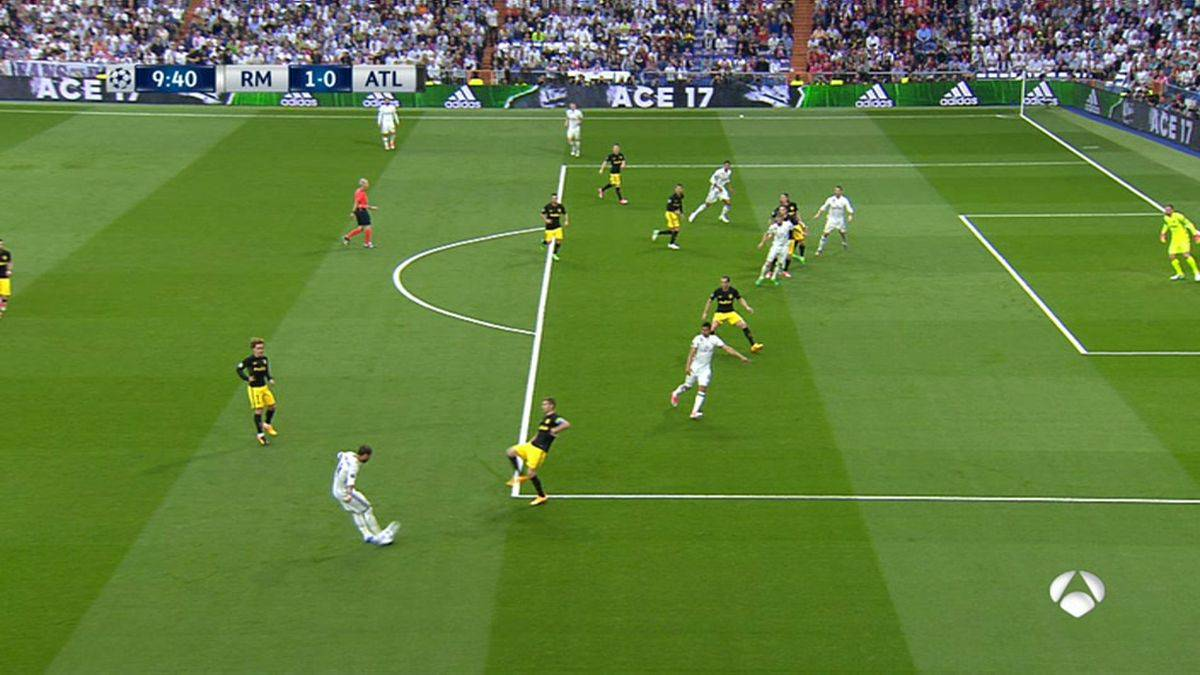
#> input picture img/football1.jpg, 1200 x 675 px
$ python offside_automatic.py
#> lines starting #> are read from the running program, lines starting #| are printed output that depends on the picture; after the words box and inside, x2 and y2 are one past the last pixel; in counts of white or black regions, pixels touching at a corner belong together
#> further down, img is the input picture: shape (675, 1200, 3); mean B, G, R 61.7, 126.6, 97.6
### src/utils.py
import cv2
import numpy as np
import math


class Line:
    def __init__(self, pt1, pt2):
        self.pt1 = pt1
        self.pt2 = pt2
        self.dx = pt2[0] - pt1[0]
        self.dy = pt2[1] - pt1[1]
        if self.dx == 0:
            self.m = math.inf
        else:
            self.m = self.dy / self.dx
        self.b = pt1[1] - self.m * pt1[0]

    def intersection(self, other):
        if math.isinf(self.m) or math.isinf(other.m) or (self.m - other.m) == 0:
            return None
        x = (other.b - self.b) / (self.m - other.m)
        y = self.m * x + self.b
        return (int(x), int(y))


# [47 lines left out: functions mouse_handler, get_points, blend_overlay_with_field, not called in this run]

def GetFieldLayer(src_img):
    hsv = cv2.cvtColor(src_img, code=cv2.COLOR_BGR2HSV)
#> hsv: shape (675, 1200, 3); mean H, S, V 53.3, 145.2, 130.1
    # green range
    lower_green = np.array([35, 10, 60])
    upper_green = np.array([65, 255, 255])
    # layer masks
    field_mask = cv2.inRange(hsv, lower_green, upper_green)
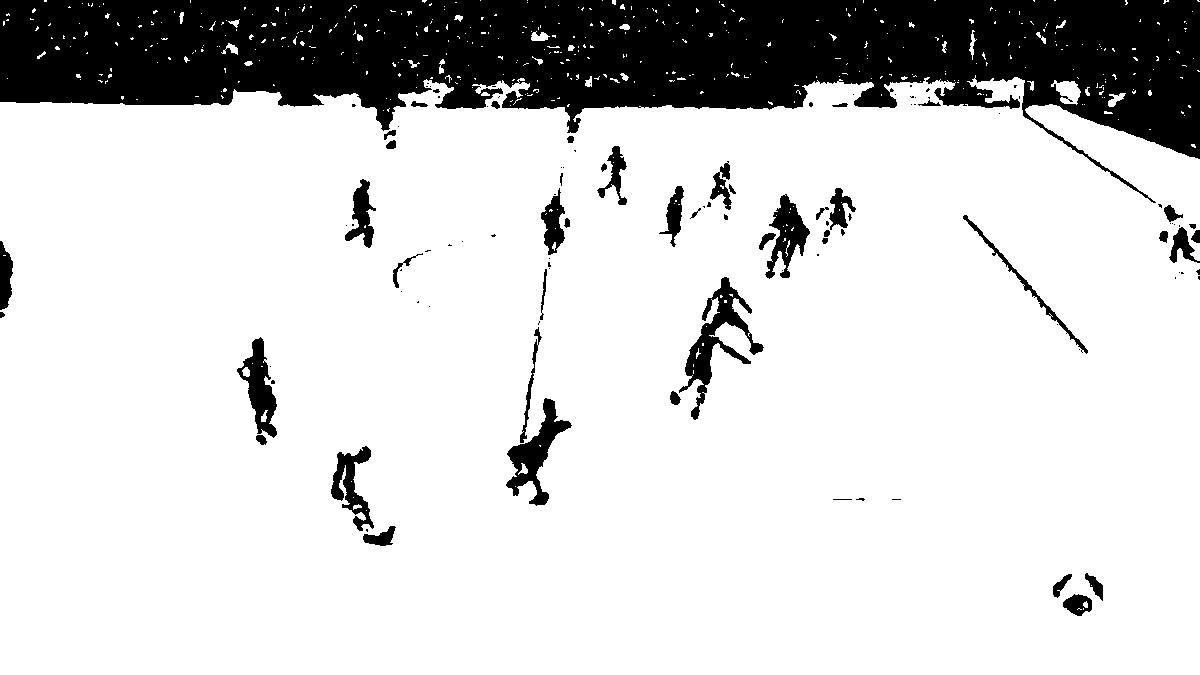
#> field_mask: shape (675, 1200); 82.4% white; 116 black regions (70 under 20 px), largest, box (x1, y1, x2, y2) and area: (0, 0, 1200, 203) 122972, (679, 277, 764, 420) 2942, (506, 398, 572, 506) 2290
    player_mask = cv2.bitwise_not(field_mask)
    # player_mask = cv2.morphologyEx(player_mask, cv2.MORPH_CLOSE, cv2.getStructuringElement(cv2.MORPH_RECT, (5, 5)))
    # extract layers from original image
    field_layer = cv2.bitwise_and(src_img, src_img, mask=field_mask)
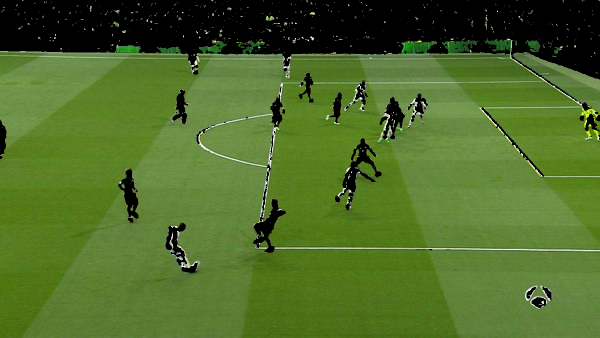
#> field_layer: shape (675, 1200, 3) (shown at 1/2 size); mean B, G, R 40.8, 107, 77.7
    return field_layer


TWO_PI = 2 * math.pi
# Credits to Rory Daulton
# [61 lines left out: functions isConvex, signedArea, not called in this run]

def isClockwise(pts):
    return signedArea(pts) > 0


# 105x68 Field, origin on the left upper corner, clock-wise order
reference_points_right = np.array([
    # Right penalty area
    [88.5, 13.84], [105, 13.84],
    [105, 54.16], [88.5, 54.16],

    # Right upper corner
    [105, 0]
], dtype=float)

middle_goal_line_right = np.array([105, 34], dtype=float)

### src/offside_automatic.py
import cv2
import math
import utils
import numpy as np
from itertools import permutations


# [82 lines left out: functions findBestHomography, applyHomographyLine, not called in this run]


if __name__ == '__main__':
    debug = True

    img = cv2.imread('../img/football1.jpg')
    field = utils.GetFieldLayer(img)
    # cv2.imshow("Field Layer", field)
    field = cv2.GaussianBlur(field, (3, 3), cv2.BORDER_DEFAULT)
    edges = cv2.Canny(field, 100, 300)
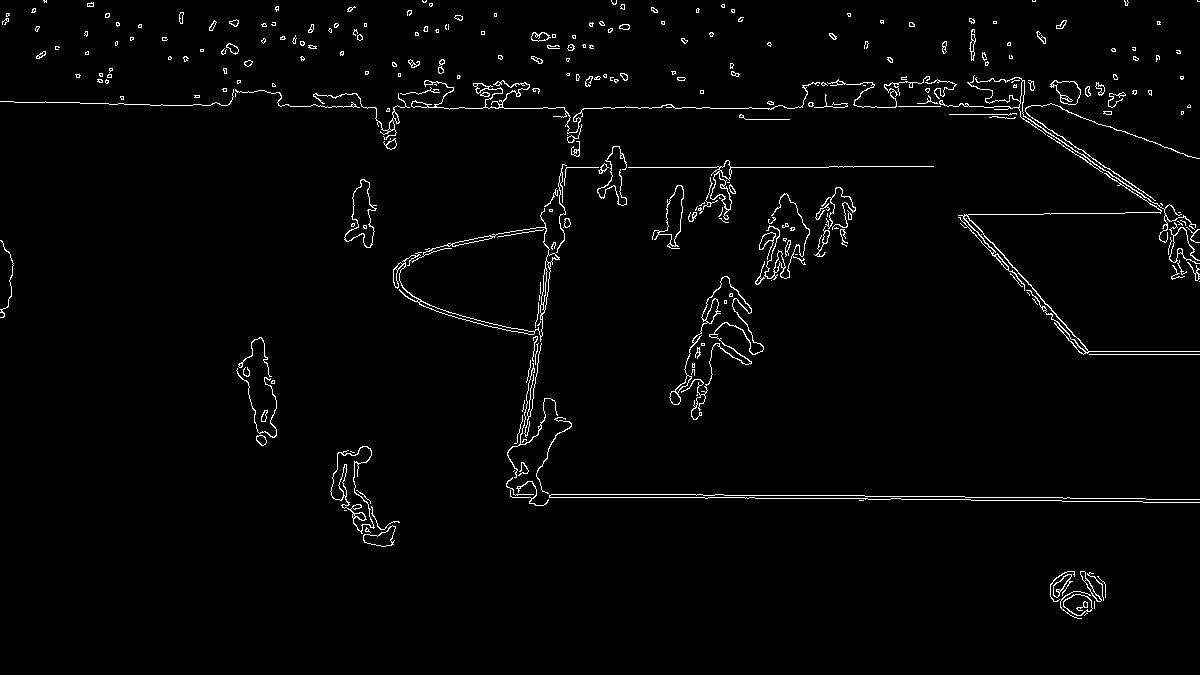
#> edges: shape (675, 1200); 2.1% white in thin lines or dots
    lines = cv2.HoughLines(edges, 1, math.radians(1.7), 150, None, 0, 0)
#> lines = [[496, 1.57], [494, 1.57], [166, 1.57], [105, 1.57], [107, 1.57]]

    lns = []

    if lines is not None:
        for i in range(0, len(lines)):
            rho = lines[i][0][0]
            theta = lines[i][0][1]
            a = math.cos(theta)
            b = math.sin(theta)
            x0 = a * rho
            y0 = b * rho
            pt1 = (int(x0 + 1000 * (-b)), int(y0 + 1000 * (a)))
            pt2 = (int(x0 - 1000 * (-b)), int(y0 - 1000 * (a)))
            lns.append(utils.Line(pt1, pt2))
#> this loop made 5 passes
#> (rho, x0, y0) on passes 1 to 5: (496, -0.866, 496), (494, -0.862, 494), (166, -0.29, 166), (105, -0.183, 105), (107, -0.187, 107)
#> after the loop, lns = 5 items

    # Calculate intersection points
    intersections = []
    for i in range(0, len(lns)):
        for j in range(i + 1, len(lns)):
            point = lns[i].intersection(lns[j])
            if not point is None:
                intersections.append(point)
        if debug:
            cv2.line(img, lns[i].pt1, lns[i].pt2, (0, 0, 255), 1)
#> this loop made 5 passes
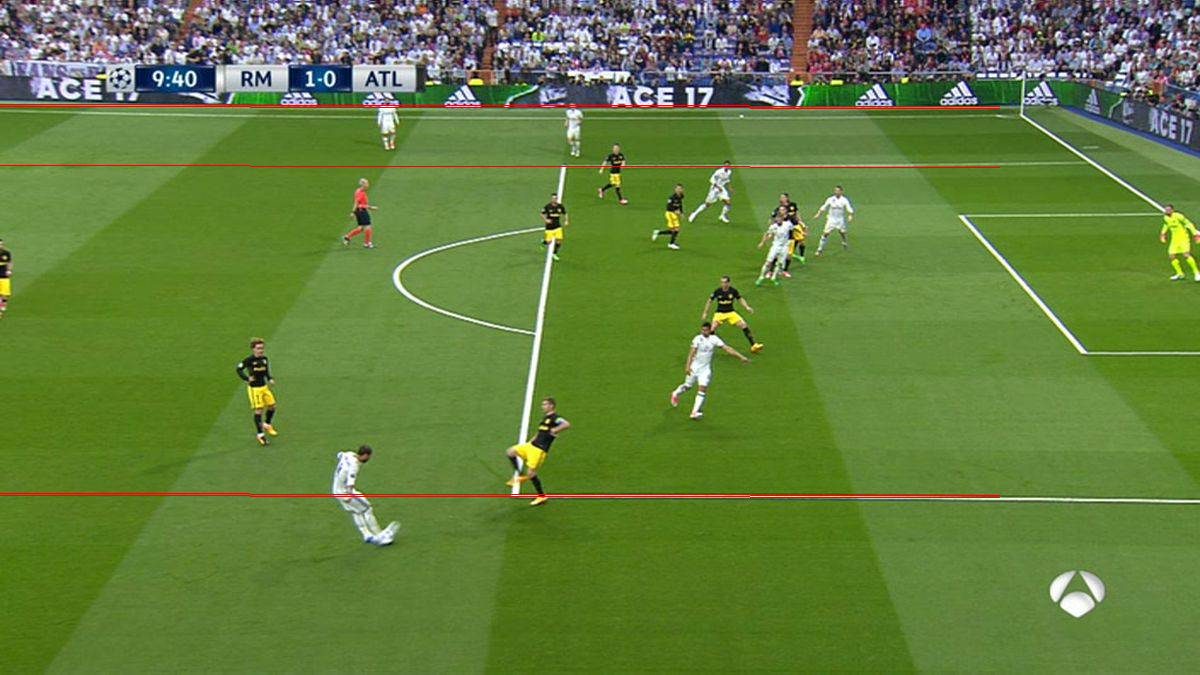
#> img: shape (675, 1200, 3); 0.62% of pixels changed, all inside (x1, y1, x2, y2) = (0, 104, 1000, 498)
#> after the loop, intersections = []


    # Cleanup similar points and points outside of the image
    i = 0
    while i < len(intersections):

        # Check if outside of image
        xi,yi = intersections[i]
        sy,sx,_ = img.shape
        if xi < 0 or yi < 0 or xi > sx or yi > sy:
            del intersections[i]
            continue

        # Check if similar
        j = i+1
        while j < len(intersections):
            distance = np.linalg.norm(list(x-y for x,y in zip(intersections[i],intersections[j])))
            if distance < 20:
                del intersections[j]
                continue
            j += 1
        i += 1
#> this loop made 0 passes
#> after the loop, i = 0

    # Draw points
    if debug:
        for point in intersections:
            cv2.circle(img, point, 10, (0, 255, 0))

    # Homography
    if len(intersections) < 4:
#> (the run stopped early here; a loop or call above may not have finished)

$ run again, with img/football2.jpg copied over img/football1.jpg
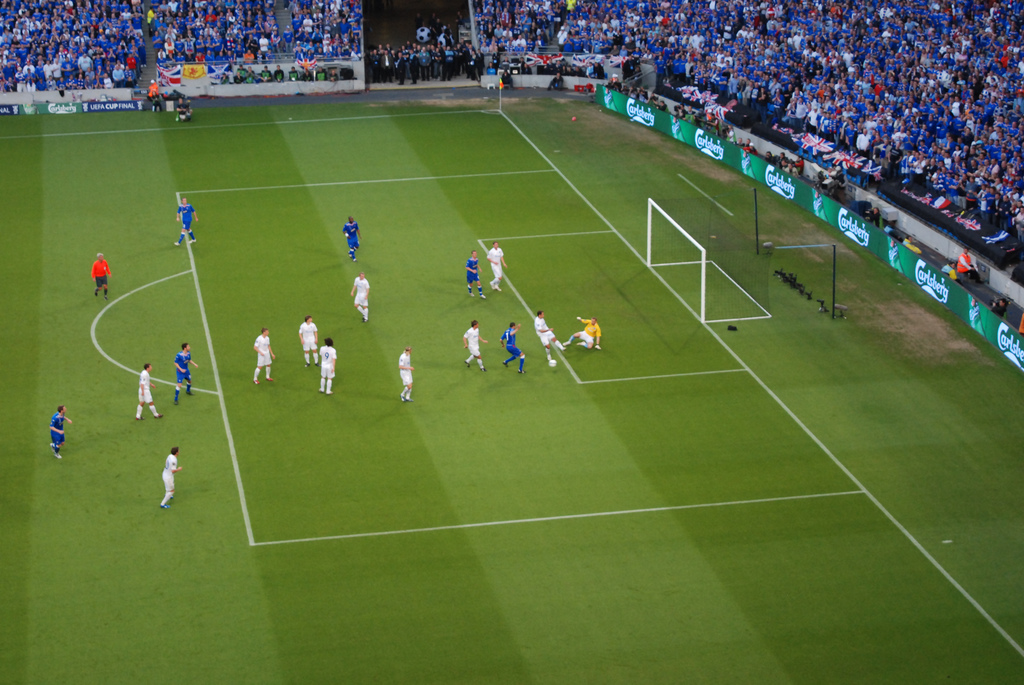
#> input picture img/football2.jpg, 1024 x 685 px
#> img is the input picture: shape (685, 1024, 3); mean B, G, R 60.9, 109.3, 90.4
#> hsv: shape (685, 1024, 3); mean H, S, V 57.1, 143.7, 116.7
#> in GetFieldLayer, `field_mask = cv2.inRange(hsv, lower_green, upper_green)`:
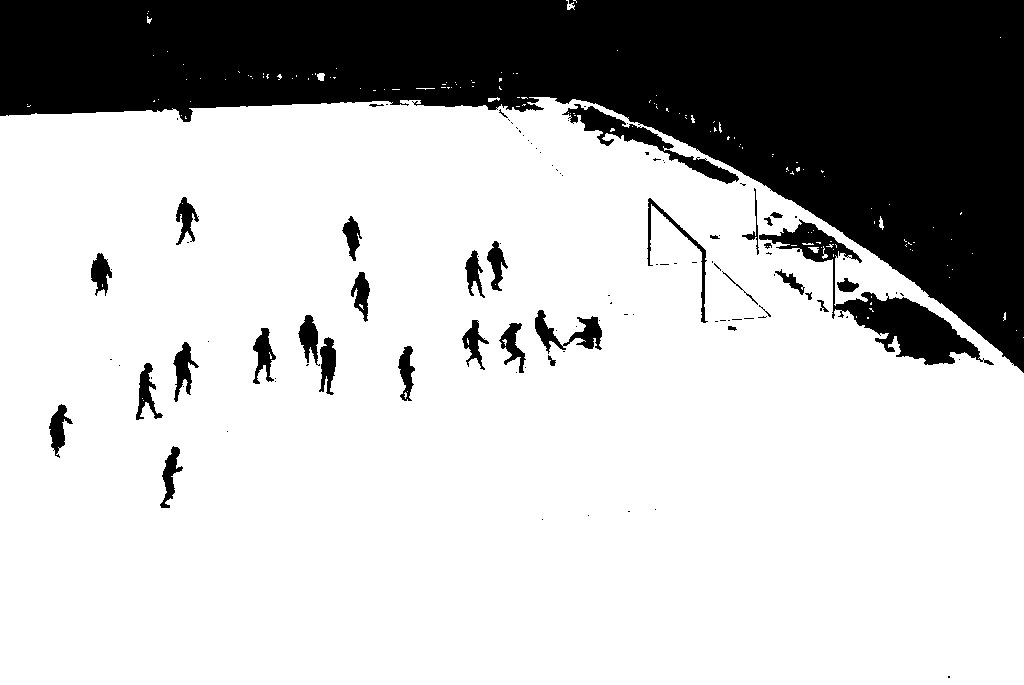
#> field_mask: shape (685, 1024); 74.4% white; 109 black regions (73 under 20 px), largest, box (x1, y1, x2, y2) and area: (0, 0, 1024, 373) 158142, (759, 219, 994, 365) 6842, (562, 104, 739, 184) 2464
#> edges: shape (685, 1024); 2% white in thin lines or dots
#> lines = [[-284, 2.37], [-280, 2.37], [562, 1.48], [566, 1.48], [-133, 2.94], [200, 1.51], [115, 1.54]]
#> the loop `for i in range(0, len(lines)):` made 7 passes
#> (rho, theta, a, b, x0, y0) on passes 1 to 6: (-284, 2.37, -0.719, 0.695, 204.3, -197.3), (-280, 2.37, -0.719, 0.695, 201.4, -194.5), (562, 1.48, 0.0872, 0.996, 48.98, 559.9), (566, 1.48, 0.0872, 0.996, 49.33, 563.8), (-133, 2.94, -0.979, 0.203, 130.2, -26.97), (200, 1.51, 0.0576, 0.998, 11.51, 199.7)
#> after the loop `for i in range(0, len(lines)):`: lns = 7 items
#> the loop `for i in range(0, len(lns)):` made 7 passes
#> after the loop `for i in range(0, len(lns)):`: intersections = [(3673, 3397), (865, 487), (868, 491), (65, -340), (556, 168), (491, 101), (861, 488), (864, 491), (67, -333), (552, 168), (487, 101), (91698, -7492), (248, 542), (12038, -493), (7446, -90), (249, 545), (12154, -500), (7508, -92), (175, 190), (158, 110), (2841, 36)]
#> the loop `while i < len(intersections):` made 15 passes
#> after the loop `while i < len(intersections):`: i = 6
#> the loop `for point in intersections:` made 6 passes
#> after the loop `for point in intersections:`:
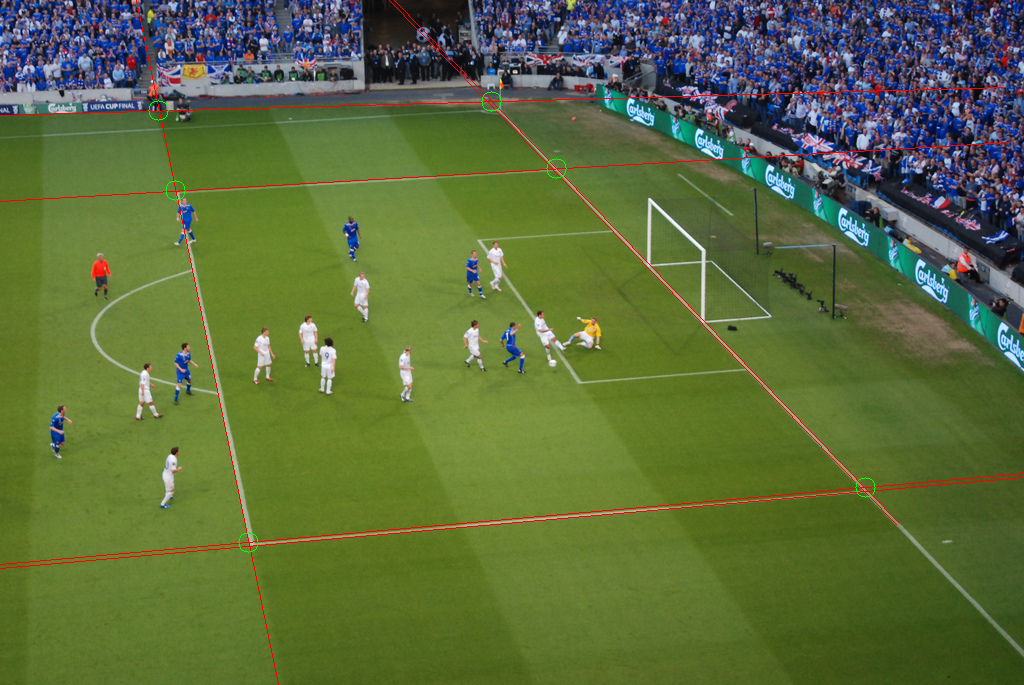
#> img: shape (685, 1024, 3); mean B, G, R 60.3, 108.4, 91.6
#> all_img_pts = [[865, 487], [556, 168], [491, 101], [248, 542], [175, 190], [158, 110]]
#> the loop in findBestHomography, `for img_pts in permutations(intersections, 4):` made 20 passes
#> (printed output is left out)

$ run again, with img/football2.png saved as img/football1.jpg
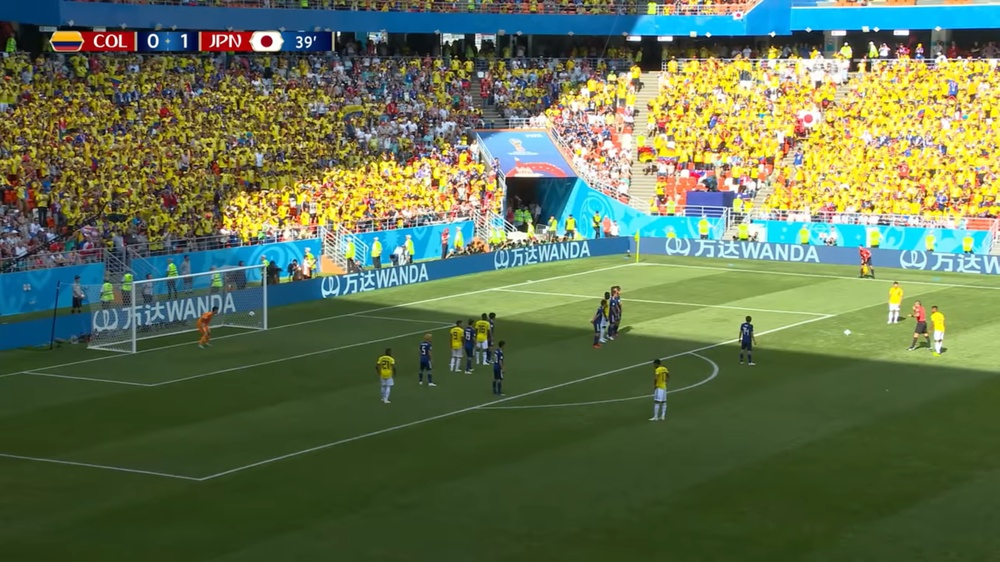
#> input picture img/football2.png, 1000 x 562 px, shrunk from 1920 x 1080 before the run
#> img is the input picture: shape (562, 1000, 3); mean B, G, R 80.7, 113.6, 98.2
#> hsv: shape (562, 1000, 3); mean H, S, V 53.9, 128, 125.8
#> in GetFieldLayer, `field_mask = cv2.inRange(hsv, lower_green, upper_green)`:
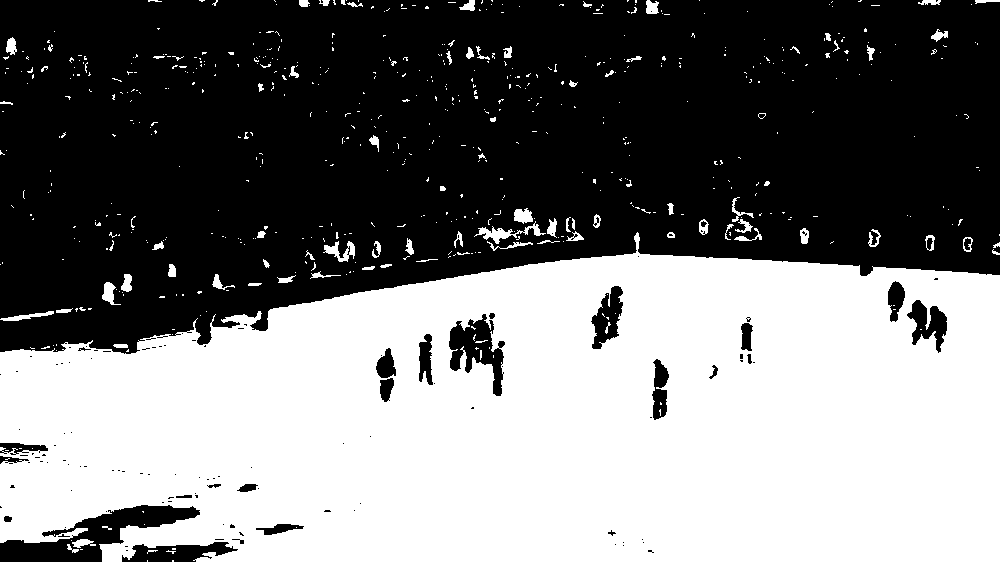
#> field_mask: shape (562, 1000); 47.3% white; 608 white regions (522 under 20 px), largest, box (x1, y1, x2, y2) and area: (0, 232, 1000, 562) 257917, (474, 221, 546, 244) 442, (323, 241, 355, 262) 298
#> edges: shape (562, 1000); 1.8% white in thin lines or dots, all inside (x1, y1, x2, y2) = (0, 0, 1000, 481)
#> lines = [[212, 1.63], [516, 1.31], [351, 1.39]]
#> the loop `for i in range(0, len(lines)):` made 3 passes
#> (rho, theta, a, b, x0, y0) on passes 1 to 3: (212, 1.63, -0.061, 0.998, -12.94, 211.6), (516, 1.31, 0.262, 0.965, 135.3, 497.9), (351, 1.39, 0.175, 0.985, 61.55, 345.6)
#> after the loop `for i in range(0, len(lines)):`: lns = 3 items
#> the loop `for i in range(0, len(lns)):` made 3 passes
#> after the loop `for i in range(0, len(lns)):`:
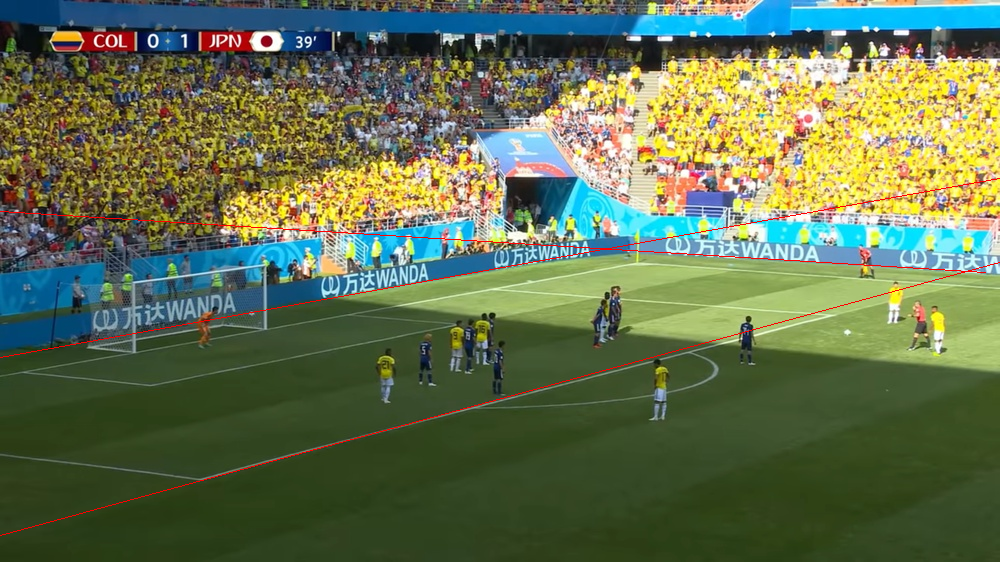
#> img: shape (562, 1000, 3); 0.53% of pixels changed, all inside (x1, y1, x2, y2) = (0, 178, 1000, 536)
#> after the loop `for i in range(0, len(lns)):`: intersections = [(967, 270), (603, 248), (1890, 19)]
#> the loop `while i < len(intersections):` made 3 passes
#> (xi, yi, i) on passes 1 to 2: (967, 270, 1), (603, 248, 2)
#> after the loop `while i < len(intersections):`: i = 2
#> the loop `for point in intersections:` made 2 passes
